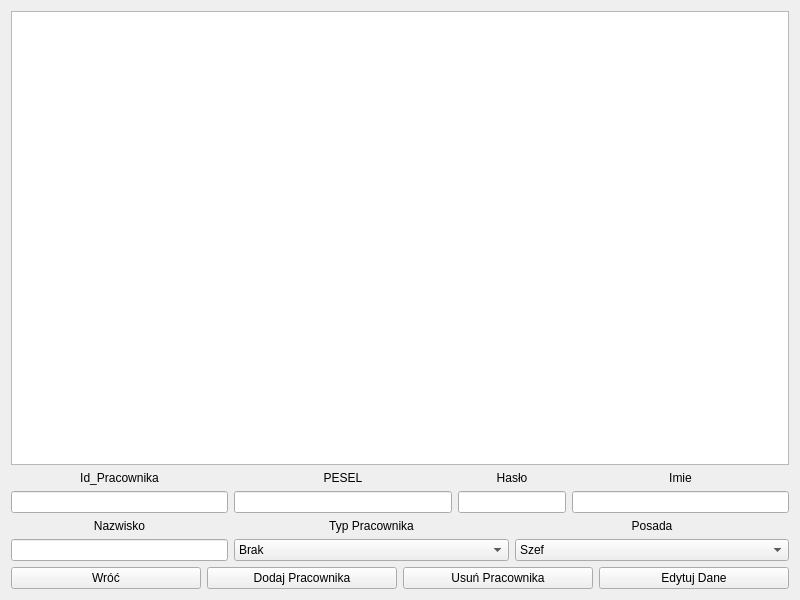
<?xml version="1.0" encoding="UTF-8"?>
<ui version="4.0">
 <class>zarzadzaniepracownikami</class>
 <widget class="QWidget" name="zarzadzaniepracownikami">
  <property name="geometry">
   <rect>
    <x>0</x>
    <y>0</y>
    <width>800</width>
    <height>600</height>
   </rect>
  </property>
  <property name="windowTitle">
   <string>Form</string>
  </property>
  <layout class="QGridLayout" name="gridLayout">
   <item row="0" column="0" colspan="5">
    <widget class="QTableView" name="tablica"/>
   </item>
   <item row="1" column="0">
    <layout class="QVBoxLayout" name="verticalLayout">
     <item>
      <widget class="QLabel" name="IdPracownika">
       <property name="text">
        <string>Id_Pracownika</string>
       </property>
       <property name="alignment">
        <set>Qt::AlignCenter</set>
       </property>
      </widget>
     </item>
     <item>
      <widget class="QLineEdit" name="IdPracownika_Line"/>
     </item>
    </layout>
   </item>
   <item row="1" column="1">
    <layout class="QVBoxLayout" name="verticalLayout_2">
     <item>
      <widget class="QLabel" name="PESEL">
       <property name="text">
        <string>PESEL</string>
       </property>
       <property name="alignment">
        <set>Qt::AlignCenter</set>
       </property>
      </widget>
     </item>
     <item>
      <widget class="QLineEdit" name="PESEL_Line"/>
     </item>
    </layout>
   </item>
   <item row="1" column="2" colspan="2">
    <layout class="QVBoxLayout" name="verticalLayout_5">
     <item>
      <widget class="QLabel" name="Haslo">
       <property name="text">
        <string>Hasło</string>
       </property>
       <property name="alignment">
        <set>Qt::AlignCenter</set>
       </property>
      </widget>
     </item>
     <item>
      <widget class="QLineEdit" name="Haslo_Line"/>
     </item>
    </layout>
   </item>
   <item row="1" column="4">
    <layout class="QVBoxLayout" name="verticalLayout_3">
     <item>
      <widget class="QLabel" name="Imie">
       <property name="text">
        <string>Imie</string>
       </property>
       <property name="alignment">
        <set>Qt::AlignCenter</set>
       </property>
      </widget>
     </item>
     <item>
      <widget class="QLineEdit" name="Imie_Line"/>
     </item>
    </layout>
   </item>
   <item row="2" column="0">
    <layout class="QVBoxLayout" name="verticalLayout_4">
     <item>
      <widget class="QLabel" name="Nazwisko">
       <property name="text">
        <string>Nazwisko</string>
       </property>
       <property name="alignment">
        <set>Qt::AlignCenter</set>
       </property>
      </widget>
     </item>
     <item>
      <widget class="QLineEdit" name="Nazwisko_Line"/>
     </item>
    </layout>
   </item>
   <item row="2" column="1" colspan="2">
    <layout class="QVBoxLayout" name="verticalLayout_6">
     <item>
      <widget class="QLabel" name="IdTypu">
       <property name="text">
        <string>Typ Pracownika</string>
       </property>
       <property name="alignment">
        <set>Qt::AlignCenter</set>
       </property>
      </widget>
     </item>
     <item>
      <widget class="QComboBox" name="TypPracownikaBox">
       <item>
        <property name="text">
         <string>Brak</string>
        </property>
       </item>
       <item>
        <property name="text">
         <string>Blacharz</string>
        </property>
       </item>
       <item>
        <property name="text">
         <string>Lakiernik</string>
        </property>
       </item>
       <item>
        <property name="text">
         <string>Mechanik</string>
        </property>
       </item>
       <item>
        <property name="text">
         <string>Sprzątacz</string>
        </property>
       </item>
       <item>
        <property name="text">
         <string>Inne</string>
        </property>
       </item>
      </widget>
     </item>
    </layout>
   </item>
   <item row="2" column="3" colspan="2">
    <layout class="QVBoxLayout" name="verticalLayout_7">
     <item>
      <widget class="QLabel" name="Posada">
       <property name="text">
        <string>Posada</string>
       </property>
       <property name="alignment">
        <set>Qt::AlignCenter</set>
       </property>
      </widget>
     </item>
     <item>
      <widget class="QComboBox" name="PosadaBox">
       <item>
        <property name="text">
         <string>Szef</string>
        </property>
       </item>
       <item>
        <property name="text">
         <string>Pracownik Warsztatowy</string>
        </property>
       </item>
       <item>
        <property name="text">
         <string>Magazynier</string>
        </property>
       </item>
       <item>
        <property name="text">
         <string>Recepcjonista</string>
        </property>
       </item>
       <item>
        <property name="text">
         <string>Ekspert</string>
        </property>
       </item>
      </widget>
     </item>
    </layout>
   </item>
   <item row="3" column="0" colspan="5">
    <layout class="QHBoxLayout" name="horizontalLayout">
     <item>
      <widget class="QPushButton" name="Wroc_Button">
       <property name="text">
        <string>Wróć</string>
       </property>
      </widget>
     </item>
     <item>
      <widget class="QPushButton" name="Dodaj_Button">
       <property name="text">
        <string>Dodaj Pracownika</string>
       </property>
      </widget>
     </item>
     <item>
      <widget class="QPushButton" name="Usun_Button">
       <property name="text">
        <string>Usuń Pracownika</string>
       </property>
      </widget>
     </item>
     <item>
      <widget class="QPushButton" name="Edytuj_Button">
       <property name="text">
        <string>Edytuj Dane</string>
       </property>
      </widget>
     </item>
    </layout>
   </item>
  </layout>
 </widget>
 <resources/>
 <connections/>
</ui>
